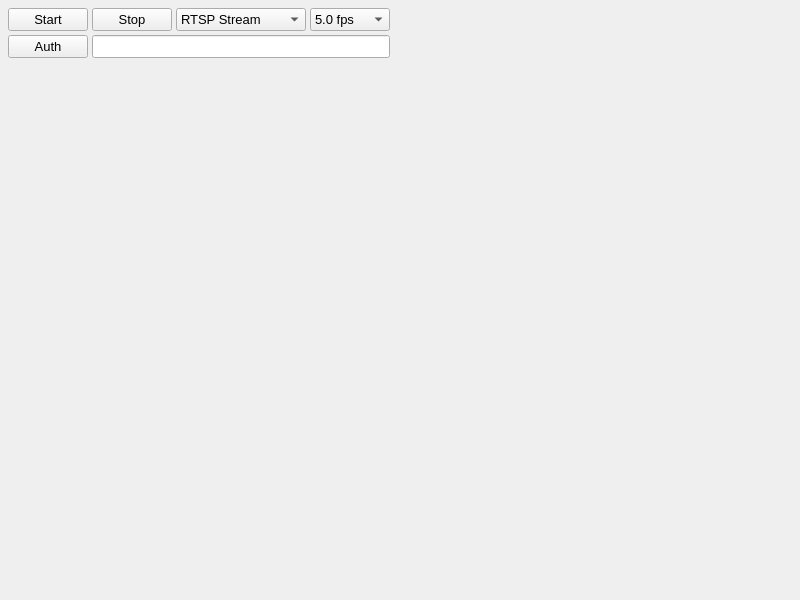
<?xml version="1.0" encoding="UTF-8"?>
<ui version="4.0">
 <class>VideoDialog</class>
 <widget class="QWidget" name="VideoDialog">
  <property name="geometry">
   <rect>
    <x>0</x>
    <y>0</y>
    <width>800</width>
    <height>600</height>
   </rect>
  </property>
  <property name="sizePolicy">
   <sizepolicy hsizetype="Preferred" vsizetype="Preferred">
    <horstretch>0</horstretch>
    <verstretch>0</verstretch>
   </sizepolicy>
  </property>
  <property name="minimumSize">
   <size>
    <width>400</width>
    <height>285</height>
   </size>
  </property>
  <property name="maximumSize">
   <size>
    <width>800</width>
    <height>600</height>
   </size>
  </property>
  <property name="sizeIncrement">
   <size>
    <width>10</width>
    <height>10</height>
   </size>
  </property>
  <property name="baseSize">
   <size>
    <width>10</width>
    <height>10</height>
   </size>
  </property>
  <property name="font">
   <font>
    <pointsize>10</pointsize>
   </font>
  </property>
  <property name="windowTitle">
   <string>Video Streams</string>
  </property>
  <layout class="QVBoxLayout" name="verticalLayout" stretch="0,0,1">
   <property name="spacing">
    <number>4</number>
   </property>
   <property name="leftMargin">
    <number>4</number>
   </property>
   <property name="topMargin">
    <number>4</number>
   </property>
   <property name="rightMargin">
    <number>4</number>
   </property>
   <property name="bottomMargin">
    <number>4</number>
   </property>
   <item>
    <layout class="QGridLayout" name="gridLayout" columnstretch="0,0,0,0,0,0,0,1">
     <property name="leftMargin">
      <number>4</number>
     </property>
     <property name="topMargin">
      <number>4</number>
     </property>
     <property name="rightMargin">
      <number>4</number>
     </property>
     <property name="bottomMargin">
      <number>4</number>
     </property>
     <item row="0" column="4">
      <widget class="QComboBox" name="videoSource">
       <property name="minimumSize">
        <size>
         <width>130</width>
         <height>21</height>
        </size>
       </property>
       <property name="maximumSize">
        <size>
         <width>16777215</width>
         <height>25</height>
        </size>
       </property>
       <item>
        <property name="text">
         <string>RTSP Stream</string>
        </property>
       </item>
       <item>
        <property name="text">
         <string>HTTP Stream</string>
        </property>
       </item>
       <item>
        <property name="text">
         <string>HTTPS Stream</string>
        </property>
       </item>
       <item>
        <property name="text">
         <string>Camera 1</string>
        </property>
       </item>
       <item>
        <property name="text">
         <string>Camera 2</string>
        </property>
       </item>
       <item>
        <property name="text">
         <string>Camera 3</string>
        </property>
       </item>
       <item>
        <property name="text">
         <string>Camera 4</string>
        </property>
       </item>
      </widget>
     </item>
     <item row="0" column="5">
      <widget class="QComboBox" name="frameRate">
       <property name="minimumSize">
        <size>
         <width>80</width>
         <height>0</height>
        </size>
       </property>
       <item>
        <property name="text">
         <string>5.0 fps</string>
        </property>
       </item>
       <item>
        <property name="text">
         <string>2.0 fps</string>
        </property>
       </item>
       <item>
        <property name="text">
         <string>1.0 fps</string>
        </property>
       </item>
       <item>
        <property name="text">
         <string>0.5 fps</string>
        </property>
       </item>
       <item>
        <property name="text">
         <string>0.2 fps</string>
        </property>
       </item>
      </widget>
     </item>
     <item row="0" column="3">
      <widget class="QPushButton" name="videoStop">
       <property name="minimumSize">
        <size>
         <width>60</width>
         <height>21</height>
        </size>
       </property>
       <property name="maximumSize">
        <size>
         <width>100</width>
         <height>25</height>
        </size>
       </property>
       <property name="text">
        <string>Stop</string>
       </property>
       <property name="running" stdset="0">
        <bool>false</bool>
       </property>
      </widget>
     </item>
     <item row="1" column="3" colspan="3">
      <widget class="QLineEdit" name="videoURL">
       <property name="minimumSize">
        <size>
         <width>250</width>
         <height>21</height>
        </size>
       </property>
       <property name="maximumSize">
        <size>
         <width>16777215</width>
         <height>25</height>
        </size>
       </property>
       <property name="toolTip">
        <string>&lt;html&gt;&lt;head/&gt;&lt;body&gt;&lt;p&gt;Please enter source here. If you have and rtsp url, please leave rtsp:// out, but add the right port if needed.&lt;/p&gt;&lt;/body&gt;&lt;/html&gt;</string>
       </property>
       <property name="layoutDirection">
        <enum>Qt::LeftToRight</enum>
       </property>
       <property name="input" stdset="0">
        <bool>true</bool>
       </property>
      </widget>
     </item>
     <item row="0" column="6" rowspan="2" colspan="2">
      <spacer name="horizontalSpacer">
       <property name="sizeHint" stdset="0">
        <size>
         <width>10</width>
         <height>20</height>
        </size>
       </property>
      </spacer>
     </item>
     <item row="0" column="1" colspan="2">
      <widget class="QPushButton" name="videoStart">
       <property name="minimumSize">
        <size>
         <width>60</width>
         <height>21</height>
        </size>
       </property>
       <property name="maximumSize">
        <size>
         <width>100</width>
         <height>25</height>
        </size>
       </property>
       <property name="text">
        <string>Start</string>
       </property>
      </widget>
     </item>
     <item row="1" column="1" colspan="2">
      <widget class="QPushButton" name="authPopup">
       <property name="minimumSize">
        <size>
         <width>60</width>
         <height>21</height>
        </size>
       </property>
       <property name="maximumSize">
        <size>
         <width>16777215</width>
         <height>25</height>
        </size>
       </property>
       <property name="text">
        <string>Auth</string>
       </property>
      </widget>
     </item>
    </layout>
   </item>
   <item>
    <widget class="Line" name="line">
     <property name="lineWidth">
      <number>2</number>
     </property>
     <property name="midLineWidth">
      <number>1</number>
     </property>
     <property name="orientation">
      <enum>Qt::Vertical</enum>
     </property>
    </widget>
   </item>
   <item>
    <widget class="QLabel" name="video">
     <property name="text">
      <string/>
     </property>
    </widget>
   </item>
  </layout>
 </widget>
 <resources/>
 <connections/>
 <designerdata>
  <property name="gridDeltaX">
   <number>5</number>
  </property>
  <property name="gridDeltaY">
   <number>5</number>
  </property>
  <property name="gridSnapX">
   <bool>true</bool>
  </property>
  <property name="gridSnapY">
   <bool>true</bool>
  </property>
  <property name="gridVisible">
   <bool>true</bool>
  </property>
 </designerdata>
</ui>
